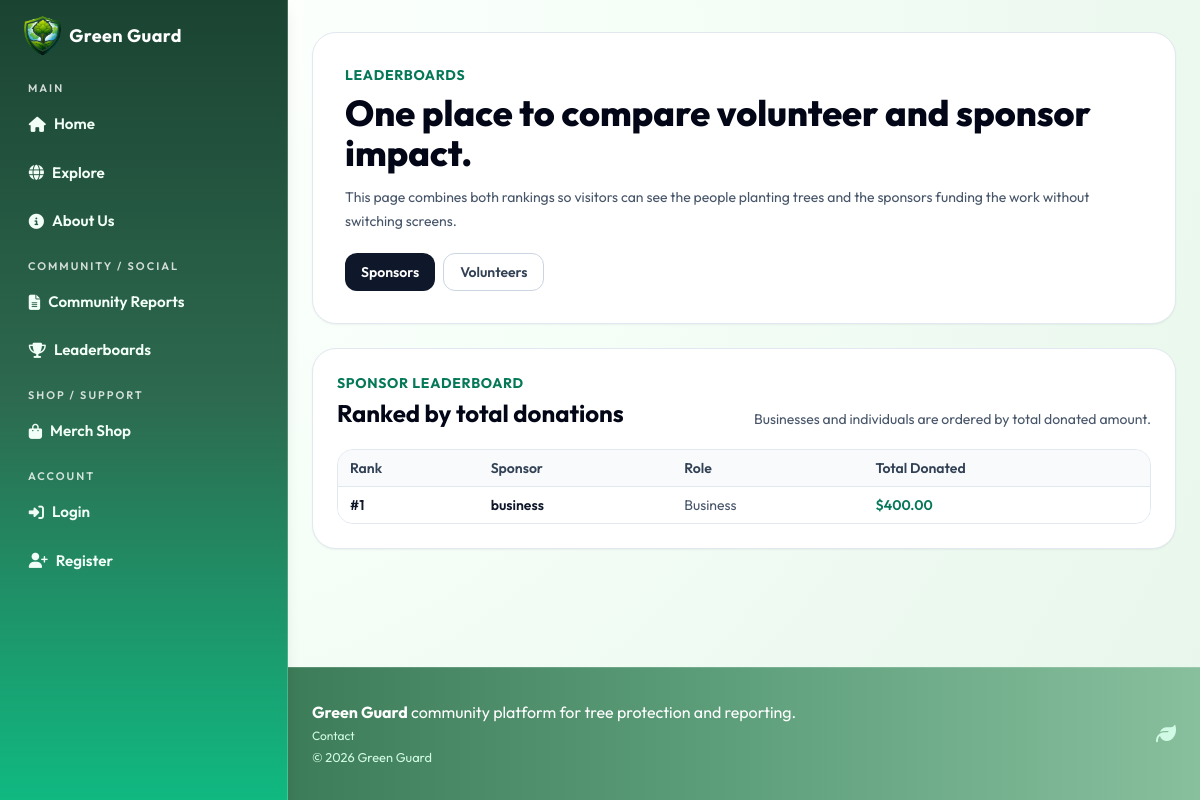
The page /leaderboard on the database as committed earlier.
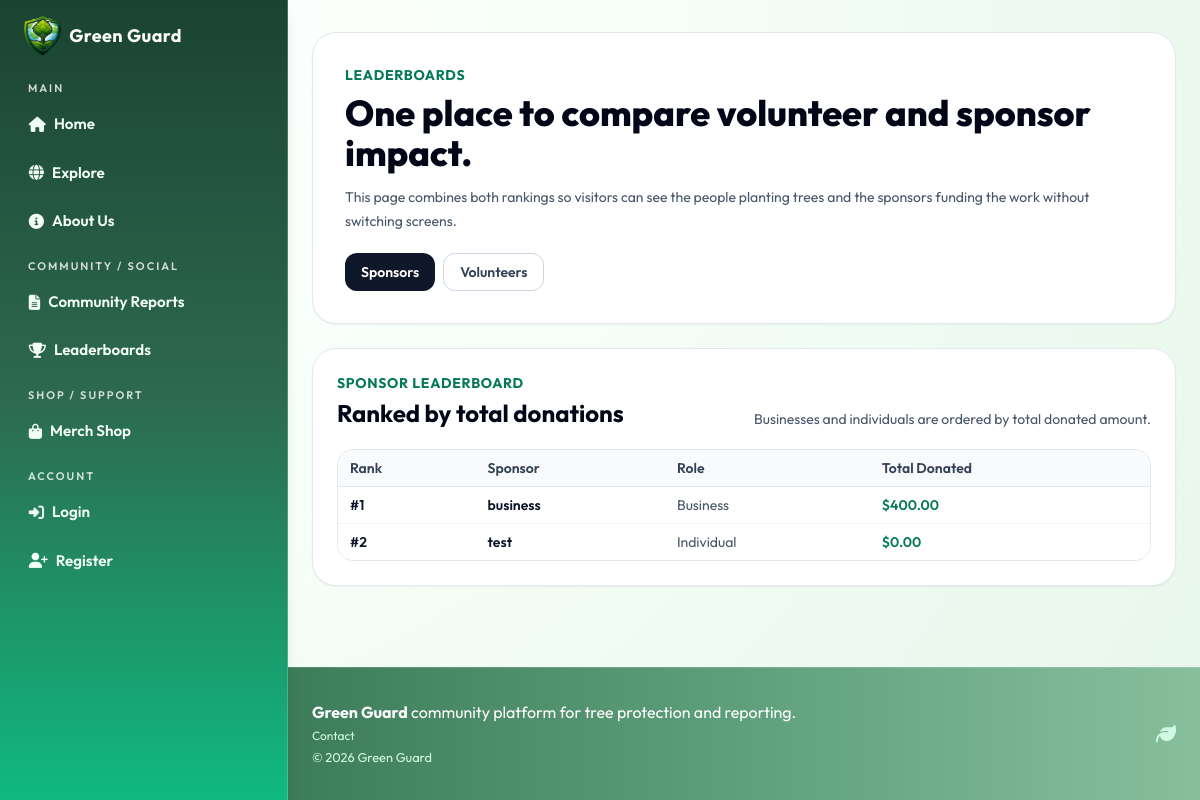
The same page on the database as committed later.
### models.py (models this page shows)
class User(UserMixin, db.Model):
    id = db.Column(db.Integer, primary_key=True)
    username = db.Column(db.String(80), unique=True, nullable=False)
    email = db.Column(db.String(120), unique=True, nullable=False)
    password_hash = db.Column(db.String(255), nullable=False)
    role = db.Column(db.String(30), default="individual", nullable=False)
    is_admin = db.Column(db.Boolean, default=False, nullable=False)
    created_at = db.Column(
        db.DateTime, default=datetime.utcnow, nullable=False)
    tree_records = db.relationship(
        "TreeRecord", backref="user", lazy=True, cascade="all, delete-orphan"
    )
    cutting_reports = db.relationship(
        "CuttingReport", backref="user", lazy=True, cascade="all, delete-orphan"
    )
    volunteer_signups = db.relationship(
        "VolunteerCampaignSignup", backref="user", lazy=True, cascade="all, delete-orphan"
    )
    support_donations = db.relationship(
        "SupportDonation", backref="user", lazy=True, cascade="all, delete-orphan"
    )
    created_campaigns = db.relationship(
        "Campaign", backref="creator", lazy=True, foreign_keys="Campaign.creator_user_id"
    )
    merch_purchases = db.relationship(
        "MerchPurchase", backref="user", lazy=True, cascade="all, delete-orphan"
    )

### routes/main.py (the view)
@main_bp.route("/leaderboard")
def leaderboard():
    return render_template(
        "shared/leaderboards.html",
        sponsor_leaderboard=_build_sponsor_leaderboard_rows(),
        volunteer_leaderboard=_build_volunteer_leaderboard_rows(),
    )

### routes/main.py (called while the page is built)
def _build_sponsor_leaderboard_rows() -> list[dict]:
    sponsor_users = User.query.filter(
        User.is_admin.is_(False),
        User.role.in_(["business", "individual"]),
    ).all()
    rows = []
    for user in sponsor_users:
        total_amount = sum(
            float(donation.amount)
            for donation in SupportDonation.query.filter_by(user_id=user.id).all()
        )
        rows.append({"user": user, "total_amount": total_amount})
    rows.sort(
        key=lambda item: (
            item["total_amount"],
            item["user"].username.lower(),
        ),
        reverse=True,
    )
    for index, item in enumerate(rows, start=1):
        item["rank"] = index
    return rows

### templates/shared/leaderboards.html (shortened to what this page needs)
{% extends 'base.html' %}
{% block content %}
  <section class="mx-auto mt-8 w-full max-w-6xl px-4 sm:px-6">
    <div class="rounded-3xl border border-slate-200 bg-white p-6 shadow-sm sm:p-8">
      <p class="text-sm font-bold uppercase tracking-wider text-emerald-700">Leaderboards</p>
      <h1 class="mt-2 text-3xl font-extrabold text-slate-950 sm:text-4xl">One place to compare volunteer and sponsor impact.</h1>
      <p class="mt-3 max-w-3xl text-sm leading-6 text-slate-600">This page combines both rankings so visitors can see the people planting trees and the sponsors funding the work without switching screens.</p>
      <div class="mt-5 flex flex-wrap gap-2">
        <button type="button" class="leaderboard-switch rounded-xl bg-slate-900 px-4 py-2 text-sm font-semibold text-white hover:bg-slate-700" data-board-target="sponsors">Sponsors</button>
        <button type="button" class="leaderboard-switch rounded-xl border border-slate-300 px-4 py-2 text-sm font-semibold text-slate-700 hover:bg-slate-100" data-board-target="volunteers">Volunteers</button>
      </div>
    </div>
    <div id="sponsors" class="leaderboard-panel mt-6 rounded-3xl border border-slate-200 bg-white p-6 shadow-sm" data-board-panel="sponsors">
      <div class="flex flex-col gap-2 sm:flex-row sm:items-end sm:justify-between">
        <div>
          <p class="text-sm font-bold uppercase tracking-wider text-emerald-700">Sponsor Leaderboard</p>
          <h2 class="mt-1 text-2xl font-bold text-slate-950">Ranked by total donations</h2>
        </div>
        <p class="text-sm text-slate-600">Businesses and individuals are ordered by total donated amount.</p>
      </div>
      {% if sponsor_leaderboard %}
        <div class="mt-5 overflow-x-auto rounded-2xl border border-slate-200">
          <table class="min-w-full divide-y divide-slate-200 text-sm">
            <thead class="bg-slate-50">
              <tr>
                <th class="px-3 py-2 text-left font-semibold text-slate-700">Rank</th>
                <th class="px-3 py-2 text-left font-semibold text-slate-700">Sponsor</th>
                <th class="px-3 py-2 text-left font-semibold text-slate-700">Role</th>
                <th class="px-3 py-2 text-left font-semibold text-slate-700">Total Donated</th>
              </tr>
            </thead>
            <tbody class="divide-y divide-slate-100 bg-white">
              {% for entry in sponsor_leaderboard %}
                <tr>
                  <td class="px-3 py-2 font-semibold text-slate-900">#{{ entry.rank }}</td>
                  <td class="px-3 py-2 font-semibold text-slate-900">{{ entry.user.username }}</td>
                  <td class="px-3 py-2 text-slate-600">{{ entry.user.role|replace('_', ' ')|title }}</td>
                  <td class="px-3 py-2 font-semibold text-emerald-700">${{ '%.2f'|format(entry.total_amount) }}</td>
                </tr>
              {% endfor %}
            </tbody>
          </table>
        </div>
      {% else %}
        <div class="mt-5 rounded-2xl border border-slate-200 bg-slate-50 p-4 text-sm text-slate-600">No sponsor donations recorded yet.</div>
      {% endif %}
    </div>
  </section>
{% endblock %}

Rows that differ between the two databases and show on the page:
added User: user.username "test", user.role "Individual"
Other text that changed with them:
new list line: "# 2 $ 0.00"
